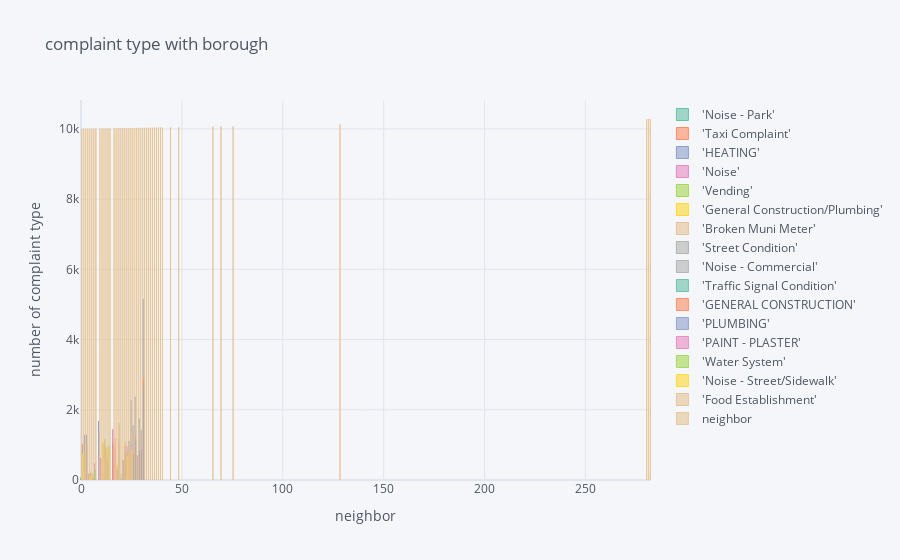

The cell this chart's notebook holds for it:
### Code cell
print("2008 summary")
new_df = final_df(data_2008)
#new_df
new_df.iplot(kind='bar', xTitle='neighbor', yTitle='number of complaint type',    title='complaint type with borough', colorscale='set2')

### Figure 1 — Plotly figure (JSON) as saved in the notebook; plotly's stock layout.template omitted (floating-point values rounded to 4 significant figures)
{"data": [{"marker": {"color": "rgba(102, 194, 165, 0.6)", "line": {"color": "rgba(102, 194, 165, 1.0)", "width": 1}}, "name": "'Noise - Park'", "orientation": "v", "text": "", "type": "bar", "x": [0, 1, 2, 3, 4, 5, 6, 7, 9, 10, 11, 12, 13, 14, 16, 17, 18, 19, 20, 21, 22, 23, 24, 25, 26, 27, 28, 29, 30, 31, 32, 33, 34, 35, 36, 37, 38, 39, 40, 44, 48, 65, 69, 75, 128, 280, 281, 282], "y": [" 61", "", "", "", "", "", "", "", "", "", "", "", "", "", "", "", "", "", "", "", "", "", "", "", "", "", "", "", "", "", "", "", "", "", "", "", "", "", "", "", "", "", "", "", "", "", "", ""]}, {"marker": {"color": "rgba(252, 141, 98, 0.6)", "line": {"color": "rgba(252, 141, 98, 1.0)", "width": 1}}, "name": "'Taxi Complaint'", "orientation": "v", "text": "", "type": "bar", "x": [0, 1, 2, 3, 4, 5, 6, 7, 9, 10, 11, 12, 13, 14, 16, 17, 18, 19, 20, 21, 22, 23, 24, 25, 26, 27, 28, 29, 30, 31, 32, 33, 34, 35, 36, 37, 38, 39, 40, 44, 48, 65, 69, 75, 128, 280, 281, 282], "y": [" 31", " 1026", "", "", "", " 121", "", "", "", " 484", "", "", "", "", " 1027", " 868", " 368", " 1176", " 42", "", " 959", "", "", "", "", "", "", "", "", "", "", "", "", "", "", "", "", "", "", "", "", "", "", "", "", "", "", ""]}, {"marker": {"color": "rgba(141, 160, 203, 0.6)", "line": {"color": "rgba(141, 160, 203, 1.0)", "width": 1}}, "name": "'HEATING'", "orientation": "v", "text": "", "type": "bar", "x": [0, 1, 2, 3, 4, 5, 6, 7, 9, 10, 11, 12, 13, 14, 16, 17, 18, 19, 20, 21, 22, 23, 24, 25, 26, 27, 28, 29, 30, 31, 32, 33, 34, 35, 36, 37, 38, 39, 40, 44, 48, 65, 69, 75, 128, 280, 281, 282], "y": ["", " 848", " 1277", " 1286", "", "", "", "", " 1678", " 627", " 1031", "", "", " 980", "", "", "", "", "", " 559", "", " 777", " 1106", " 2269", " 1555", " 2372", " 705", " 1753", " 1428", " 5156", "", "", "", "", "", "", "", "", "", "", "", "", "", "", "", "", "", ""]}, {"marker": {"color": "rgba(231, 138, 195, 0.6)", "line": {"color": "rgba(231, 138, 195, 1.0)", "width": 1}}, "name": "'Noise'", "orientation": "v", "text": "", "type": "bar", "x": [0, 1, 2, 3, 4, 5, 6, 7, 9, 10, 11, 12, 13, 14, 16, 17, 18, 19, 20, 21, 22, 23, 24, 25, 26, 27, 28, 29, 30, 31, 32, 33, 34, 35, 36, 37, 38, 39, 40, 44, 48, 65, 69, 75, 128, 280, 281, 282], "y": ["", "", "", " 961", " 179", " 203", " 176", " 468", " 708", " 600", " 1049", "", " 856", " 774", " 1444", " 527", "", " 1119", "", " 547", "", " 953", " 724", " 1001", "", "", " 676", "", "", "", "", "", "", "", "", "", "", "", "", "", "", "", "", "", "", "", "", ""]}, {"marker": {"color": "rgba(166, 216, 84, 0.6)", "line": {"color": "rgba(166, 216, 84, 1.0)", "width": 1}}, "name": "'Vending'", "orientation": "v", "text": "", "type": "bar", "x": [0, 1, 2, 3, 4, 5, 6, 7, 9, 10, 11, 12, 13, 14, 16, 17, 18, 19, 20, 21, 22, 23, 24, 25, 26, 27, 28, 29, 30, 31, 32, 33, 34, 35, 36, 37, 38, 39, 40, 44, 48, 65, 69, 75, 128, 280, 281, 282], "y": ["", "", "", "", "", "", "", " 246", "", "", "", " 1166", "", "", "", "", "", "", "", "", "", "", "", "", "", "", "", "", "", "", "", "", "", "", "", "", "", "", "", "", "", "", "", "", "", "", "", ""]}, {"marker": {"color": "rgba(255, 217, 47, 0.6)", "line": {"color": "rgba(255, 217, 47, 1.0)", "width": 1}}, "name": "'General Construction/Plumbing'", "orientation": "v", "text": "", "type": "bar", "x": [0, 1, 2, 3, 4, 5, 6, 7, 9, 10, 11, 12, 13, 14, 16, 17, 18, 19, 20, 21, 22, 23, 24, 25, 26, 27, 28, 29, 30, 31, 32, 33, 34, 35, 36, 37, 38, 39, 40, 44, 48, 65, 69, 75, 128, 280, 281, 282], "y": ["", " 755", " 827", "", " 135", " 107", " 165", "", "", "", " 1048", " 618", " 940", " 952", "", "", " 420", "", "", "", "", " 673", "", "", "", "", "", "", "", "", "", "", "", "", "", "", "", "", "", "", "", "", "", "", "", "", "", ""]}, {"marker": {"color": "rgba(229, 196, 148, 0.6)", "line": {"color": "rgba(229, 196, 148, 1.0)", "width": 1}}, "name": "'Broken Muni Meter'", "orientation": "v", "text": "", "type": "bar", "x": [0, 1, 2, 3, 4, 5, 6, 7, 9, 10, 11, 12, 13, 14, 16, 17, 18, 19, 20, 21, 22, 23, 24, 25, 26, 27, 28, 29, 30, 31, 32, 33, 34, 35, 36, 37, 38, 39, 40, 44, 48, 65, 69, 75, 128, 280, 281, 282], "y": ["", "", "", "", "", "", "", "", "", "", "", "", "", "", "", " 1200", "", " 1628", " 155", "", " 1079", "", " 760", "", "", "", "", "", "", "", "", "", "", "", "", "", "", "", "", "", "", "", "", "", "", "", "", ""]}, {"marker": {"color": "rgba(179, 179, 179, 0.6)", "line": {"color": "rgba(179, 179, 179, 1.0)", "width": 1}}, "name": "'Street Condition'", "orientation": "v", "text": "", "type": "bar", "x": [0, 1, 2, 3, 4, 5, 6, 7, 9, 10, 11, 12, 13, 14, 16, 17, 18, 19, 20, 21, 22, 23, 24, 25, 26, 27, 28, 29, 30, 31, 32, 33, 34, 35, 36, 37, 38, 39, 40, 44, 48, 65, 69, 75, 128, 280, 281, 282], "y": [" 20", "", "", "", " 137", "", " 66", "", "", "", "", "", "", "", "", "", " 290", "", " 26", " 554", " 798", "", "", "", "", "", " 447", "", "", "", "", "", "", "", "", "", "", "", "", "", "", "", "", "", "", "", "", ""]}, {"marker": {"color": "rgba(179, 179, 179, 0.6)", "line": {"color": "rgba(179, 179, 179, 0.8999999999999999)", "width": 1}}, "name": "'Noise - Commercial'", "orientation": "v", "text": "", "type": "bar", "x": [0, 1, 2, 3, 4, 5, 6, 7, 9, 10, 11, 12, 13, 14, 16, 17, 18, 19, 20, 21, 22, 23, 24, 25, 26, 27, 28, 29, 30, 31, 32, 33, 34, 35, 36, 37, 38, 39, 40, 44, 48, 65, 69, 75, 128, 280, 281, 282], "y": ["", "", " 890", " 996", "", "", "", "", " 1339", "", "", " 944", " 579", "", "", "", "", "", "", "", "", "", "", "", "", "", "", "", "", "", "", "", "", "", "", "", "", "", "", "", "", "", "", "", "", "", "", ""]}, {"marker": {"color": "rgba(102, 194, 165, 0.6)", "line": {"color": "rgba(102, 194, 165, 0.8999999999999999)", "width": 1}}, "name": "'Traffic Signal Condition'", "orientation": "v", "text": "", "type": "bar", "x": [0, 1, 2, 3, 4, 5, 6, 7, 9, 10, 11, 12, 13, 14, 16, 17, 18, 19, 20, 21, 22, 23, 24, 25, 26, 27, 28, 29, 30, 31, 32, 33, 34, 35, 36, 37, 38, 39, 40, 44, 48, 65, 69, 75, 128, 280, 281, 282], "y": ["", "", "", "", "", "", "", " 291", "", "", "", "", "", "", "", "", "", "", "", "", "", "", "", "", "", "", "", "", "", "", "", "", "", "", "", "", "", "", "", "", "", "", "", "", "", "", "", ""]}, {"marker": {"color": "rgba(252, 141, 98, 0.6)", "line": {"color": "rgba(252, 141, 98, 0.8999999999999999)", "width": 1}}, "name": "'GENERAL CONSTRUCTION'", "orientation": "v", "text": "", "type": "bar", "x": [0, 1, 2, 3, 4, 5, 6, 7, 9, 10, 11, 12, 13, 14, 16, 17, 18, 19, 20, 21, 22, 23, 24, 25, 26, 27, 28, 29, 30, 31, 32, 33, 34, 35, 36, 37, 38, 39, 40, 44, 48, 65, 69, 75, 128, 280, 281, 282], "y": ["", "", "", "", "", "", "", "", "", "", "", "", "", "", " 1042", "", "", "", "", "", "", "", "", "", " 767", " 1236", "", " 781", " 793", " 2890", "", "", "", "", "", "", "", "", "", "", "", "", "", "", "", "", "", ""]}, {"marker": {"color": "rgba(141, 160, 203, 0.6)", "line": {"color": "rgba(141, 160, 203, 0.8999999999999999)", "width": 1}}, "name": "'PLUMBING'", "orientation": "v", "text": "", "type": "bar", "x": [0, 1, 2, 3, 4, 5, 6, 7, 9, 10, 11, 12, 13, 14, 16, 17, 18, 19, 20, 21, 22, 23, 24, 25, 26, 27, 28, 29, 30, 31, 32, 33, 34, 35, 36, 37, 38, 39, 40, 44, 48, 65, 69, 75, 128, 280, 281, 282], "y": ["", "", "", "", "", "", "", "", "", "", "", "", "", "", "", "", "", "", "", "", "", "", "", "", " 710", " 1121", "", " 820", " 876", " 2685", "", "", "", "", "", "", "", "", "", "", "", "", "", "", "", "", "", ""]}, {"marker": {"color": "rgba(231, 138, 195, 0.6)", "line": {"color": "rgba(231, 138, 195, 0.8999999999999999)", "width": 1}}, "name": "'PAINT - PLASTER'", "orientation": "v", "text": "", "type": "bar", "x": [0, 1, 2, 3, 4, 5, 6, 7, 9, 10, 11, 12, 13, 14, 16, 17, 18, 19, 20, 21, 22, 23, 24, 25, 26, 27, 28, 29, 30, 31, 32, 33, 34, 35, 36, 37, 38, 39, 40, 44, 48, 65, 69, 75, 128, 280, 281, 282], "y": ["", "", "", "", "", "", "", "", "", "", "", "", "", "", "", "", "", "", "", "", "", "", "", "", "", "", "", "", "", "", "", "", "", "", "", "", "", "", "", "", "", "", "", "", "", "", "", ""]}, {"marker": {"color": "rgba(166, 216, 84, 0.6)", "line": {"color": "rgba(166, 216, 84, 0.8999999999999999)", "width": 1}}, "name": "'Water System'", "orientation": "v", "text": "", "type": "bar", "x": [0, 1, 2, 3, 4, 5, 6, 7, 9, 10, 11, 12, 13, 14, 16, 17, 18, 19, 20, 21, 22, 23, 24, 25, 26, 27, 28, 29, 30, 31, 32, 33, 34, 35, 36, 37, 38, 39, 40, 44, 48, 65, 69, 75, 128, 280, 281, 282], "y": ["", "", "", "", "", "", "", "", "", "", "", "", "", "", "", "", "", "", "", "", "", "", "", "", "", "", "", "", "", "", "", "", "", "", "", "", "", "", "", "", "", "", "", "", "", "", "", ""]}, {"marker": {"color": "rgba(255, 217, 47, 0.6)", "line": {"color": "rgba(255, 217, 47, 0.8999999999999999)", "width": 1}}, "name": "'Noise - Street/Sidewalk'", "orientation": "v", "text": "", "type": "bar", "x": [0, 1, 2, 3, 4, 5, 6, 7, 9, 10, 11, 12, 13, 14, 16, 17, 18, 19, 20, 21, 22, 23, 24, 25, 26, 27, 28, 29, 30, 31, 32, 33, 34, 35, 36, 37, 38, 39, 40, 44, 48, 65, 69, 75, 128, 280, 281, 282], "y": ["", "", "", "", "", "", "", "", "", "", "", "", "", "", "", "", "", "", "", "", "", "", "", " 880", "", "", "", "", "", "", "", "", "", "", "", "", "", "", "", "", "", "", "", "", "", "", "", ""]}, {"marker": {"color": "rgba(229, 196, 148, 0.6)", "line": {"color": "rgba(229, 196, 148, 0.8999999999999999)", "width": 1}}, "name": "'Food Establishment'", "orientation": "v", "text": "", "type": "bar", "x": [0, 1, 2, 3, 4, 5, 6, 7, 9, 10, 11, 12, 13, 14, 16, 17, 18, 19, 20, 21, 22, 23, 24, 25, 26, 27, 28, 29, 30, 31, 32, 33, 34, 35, 36, 37, 38, 39, 40, 44, 48, 65, 69, 75, 128, 280, 281, 282], "y": ["", "", "", "", "", "", "", "", "", "", "", "", "", "", "", "", "", "", "", "", "", "", "", "", "", "", "", "", "", "", "", "", "", "", "", "", "", "", "", "", "", "", "", "", "", "", "", ""]}, {"marker": {"color": "rgba(229, 196, 148, 0.6)", "line": {"color": "rgba(229, 196, 148, 0.7999999999999998)", "width": 1}}, "name": "neighbor", "orientation": "v", "text": "", "type": "bar", "x": [0, 1, 2, 3, 4, 5, 6, 7, 9, 10, 11, 12, 13, 14, 16, 17, 18, 19, 20, 21, 22, 23, 24, 25, 26, 27, 28, 29, 30, 31, 32, 33, 34, 35, 36, 37, 38, 39, 40, 44, 48, 65, 69, 75, 128, 280, 281, 282], "y": [10000, 10001, 10002, 10003, 10004, 10005, 10006, 10007, 10009, 10010, 10011, 10012, 10013, 10014, 10016, 10017, 10018, 10019, 10020, 10021, 10022, 10023, 10024, 10025, 10026, 10027, 10028, 10029, 10030, 10031, 10032, 10033, 10034, 10035, 10036, 10037, 10038, 10039, 10040, 10044, 10048, 10065, 10069, 10075, 10128, 10280, 10281, 10282]}], "layout": {"legend": {"bgcolor": "#F5F6F9", "font": {"color": "#4D5663"}}, "paper_bgcolor": "#F5F6F9", "plot_bgcolor": "#F5F6F9", "title": {"font": {"color": "#4D5663"}, "text": "complaint type with borough"}, "xaxis": {"gridcolor": "#E1E5ED", "showgrid": true, "tickfont": {"color": "#4D5663"}, "title": {"font": {"color": "#4D5663"}, "text": "neighbor"}, "zerolinecolor": "#E1E5ED"}, "yaxis": {"gridcolor": "#E1E5ED", "showgrid": true, "tickfont": {"color": "#4D5663"}, "title": {"font": {"color": "#4D5663"}, "text": "number of complaint type"}, "zerolinecolor": "#E1E5ED"}}}
